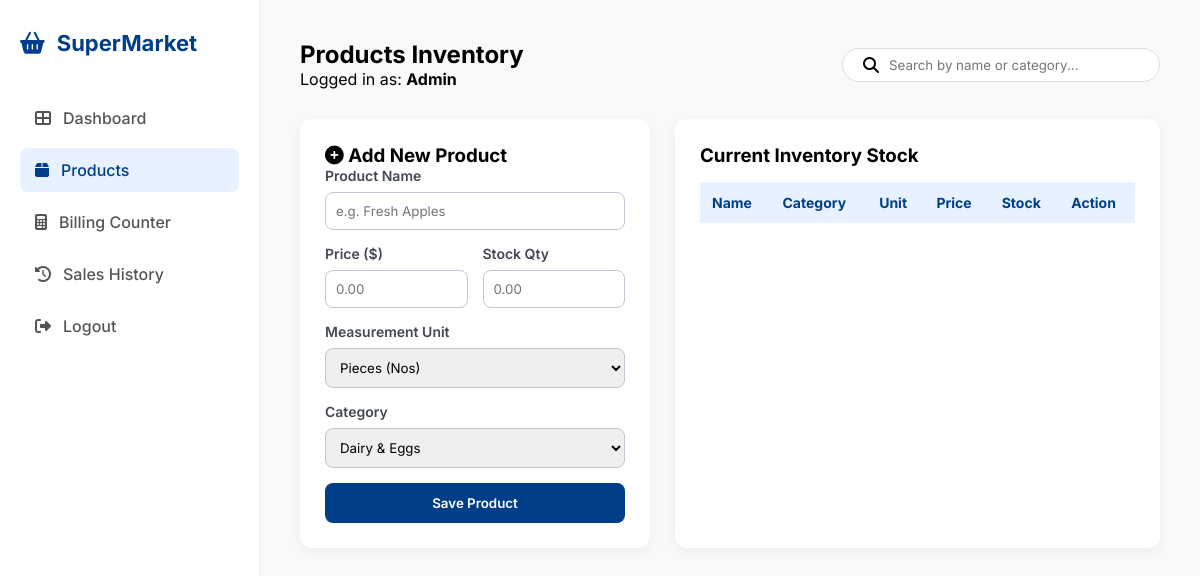
Before: /products (signed in) with the older database file.
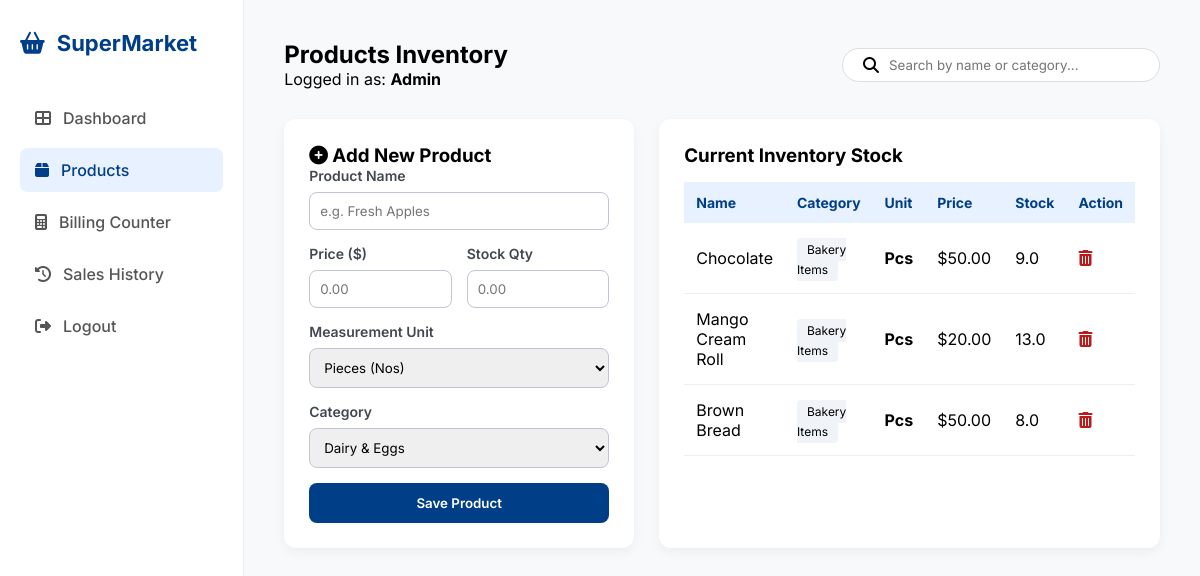
After: the same page with the newer database file.
### tables this page shows
CREATE TABLE products (
            id INTEGER PRIMARY KEY AUTOINCREMENT,
            name TEXT NOT NULL, 
            category TEXT NOT NULL,
            unit TEXT NOT NULL DEFAULT 'Pcs',
            price REAL NOT NULL, 
            stock REAL NOT NULL 
        );

### app.py (the view)
@app.route('/products')
def products():
    if 'user' not in session: return redirect(url_for('login'))
    conn = get_db_connection()
    db_products = conn.execute('SELECT * FROM products').fetchall()
    conn.close()
    return render_template('products.html', products=db_products)

### app.py (called while the page is built)
def get_db_connection():
    conn = sqlite3.connect('supermarket.db')
    conn.row_factory = sqlite3.Row
    return conn

### templates/products.html (shortened to what this page needs)
<!DOCTYPE html>
<html lang="en">
<head>
    <link rel="stylesheet" href="https://cdnjs.cloudflare.com/ajax/libs/font-awesome/6.4.0/css/all.min.css">
    <link rel="stylesheet" href="{{ url_for('static', filename='style.css') }}">
</head>
<body class="dashboard-page">
    <div class="dashboard-wrapper">
        <aside class="sidebar">
            <div class="sidebar-brand">
                <i class="fas fa-shopping-basket"></i>
                <span>SuperMarket</span>
            </div>
            <nav class="nav-links">
                {% if session['role'] == 'Admin' %}
                <a href="/dashboard" class="nav-item"><i class="fas fa-th-large"></i> Dashboard</a>
                {% endif %}
                <a href="/products" class="nav-item active"><i class="fas fa-box"></i> Products</a>
                <a href="/billing" class="nav-item"><i class="fas fa-calculator"></i> Billing Counter</a>
                {% if session['role'] == 'Admin' %}
                <a href="/history" class="nav-item"><i class="fas fa-history"></i> Sales History</a>
                {% endif %}
            </nav>
            <div class="sidebar-footer">
                <a href="/logout" class="nav-item"><i class="fas fa-sign-out-alt"></i> Logout</a>
            </div>
        </aside>
        <main class="main-content">
            <header class="top-header">
                <div class="header-info">
                    <h2>Products Inventory</h2>
                    <p>Logged in as: <strong>{{ session['role'] }}</strong></p>
                </div>
                <div class="search-container">
                    <i class="fas fa-search"></i>
                    <input type="text" id="productSearch" placeholder="Search by name or category..." onkeyup="filterProducts()">
                </div>
            </header>
            <div class="products-layout-grid">
                {% if session['role'] == 'Admin' %}
                <div class="data-card">
                    <h3><i class="fas fa-plus-circle"></i> Add New Product</h3>
                    <form class="entry-form" action="/add_product" method="POST">
                        <div class="form-field">
                            <label>Product Name</label>
                            <input type="text" name="name" placeholder="e.g. Fresh Apples" required>
                        </div>
                        <div class="form-row">
                            <div class="form-field">
                                <label>Price ($)</label>
                                <input type="number" name="price" step="0.01" placeholder="0.00" required>
                            </div>
                            <div class="form-field">
                                <label>Stock Qty</label>
                                <input type="number" name="stock" step="0.01" placeholder="0.00" required>
                            </div>
                        </div>
                        <div class="form-field">
                            <label>Measurement Unit</label>
                            <select name="unit">
                                <option value="Pcs">Pieces (Nos)</option>
                            </select>
                        </div>
                        <div class="form-field">
                            <label>Category</label>
                            <select name="category">
                                <option>Dairy & Eggs</option>
                            </select>
                        </div>
                        <button type="submit" class="btn-save-data">Save Product</button>
                    </form>
                </div>
                {% endif %}
                <div class="data-card">
                    <h3>Current Inventory Stock</h3>
                    <table class="inventory-display-table" id="productTable">
                        <thead>
                            <tr>
                                <th>Name</th>
                                <th>Category</th>
                                <th>Unit</th>
                                <th>Price</th>
                                <th>Stock</th>
                                {% if session['role'] == 'Admin' %}
                                <th>Action</th>
                                {% endif %}
                            </tr>
                        </thead>
                        <tbody>
                            {% for item in products %}
                            <tr>
                                <td style="text-transform: capitalize;">{{ item['name'] }}</td>
                                <td><span class="type-tag">{{ item['category'] }}</span></td>
                                <td><strong>{{ item['unit'] }}</strong></td>
                                <td>${{ "%.2f"|format(item['price']) }}</td>
                                <td class="{% if item['stock'] < 5 %}low-stock-alert{% endif %}">
                                    {{ item['stock'] }}
                                </td>
                                {% if session['role'] == 'Admin' %}
                                <td>
                                    <a href="/delete_product/{{ item['id'] }}"
                                       onclick="return confirm('Remove this product?')"
                                       style="color: #ba1a1a; text-decoration: none;">
                                        <i class="fas fa-trash-alt"></i>
                                    </a>
                                </td>
                                {% endif %}
                            </tr>
                            {% endfor %}
                        </tbody>
                    </table>
                </div>
            </div>
        </main>
    </div>
</body>
</html>

### static/style.css (style rules this page uses)
:root { --primary: #003f87; --bg: #fbf9f8; --white: #ffffff; --text: #1b1c1c; --text-muted: #64748b; --border: #e2e8f0; }
* { margin: 0; padding: 0; box-sizing: border-box; font-family: 'Inter', sans-serif; }
.dashboard-wrapper { display: flex; min-height: 100vh; background-color: #f8f9fa; }
.sidebar { width: 260px; background: white; border-right: 1px solid #eee; display: flex; flex-direction: column; padding: 30px 20px; }
.sidebar-brand { display: flex; align-items: center; gap: 12px; font-size: 22px; font-weight: 700; color: #003f87; margin-bottom: 40px; }
.nav-item { display: flex; align-items: center; gap: 12px; padding: 12px 15px; color: #555; text-decoration: none; margin-bottom: 8px; border-radius: 8px; font-weight: 500; }
.nav-item.active { background: #e7f1ff; color: #003f87; }
.main-content { flex: 1; padding: 40px; }
.top-header { display: flex; justify-content: space-between; align-items: center; margin-bottom: 30px; }
.products-layout-grid { display: grid; grid-template-columns: 350px 1fr; gap: 25px; margin-top: 25px; }
.data-card { background: #ffffff; padding: 25px; border-radius: 12px; box-shadow: 0 4px 12px rgba(0,0,0,0.05); }
.form-field { margin-bottom: 15px; }
.form-field label { display: block; font-size: 14px; font-weight: 600; margin-bottom: 8px; color: #424752; }
.form-field input, .form-field select { width: 100%; padding: 10px; border: 1px solid #c2c6d4; border-radius: 8px; outline: none; font-family: 'Inter', sans-serif; }
.form-row { display: flex; gap: 15px; }
.btn-save-data { width: 100%; background: #003f87; color: white; border: none; padding: 12px; border-radius: 8px; font-weight: 600; cursor: pointer; transition: 0.3s; }
.inventory-display-table { width: 100%; border-collapse: collapse; margin-top: 15px; }
.inventory-display-table th { background: #e7f1ff; padding: 12px; text-align: left; font-size: 14px; color: #003f87; }
.inventory-display-table td { padding: 15px 12px; border-bottom: 1px solid #f0eded; }
.type-tag { background: #f0f4f8; padding: 4px 10px; border-radius: 4px; font-size: 12px; }
.search-container { background: white; padding: 8px 20px; border-radius: 50px; display: flex; align-items: center; gap: 10px; border: 1px solid #ddd; width: fit-content; }
.search-container input { border: none; outline: none; width: 250px; }

Changed rows visible on the page:
added products: name "Chocolate", category "Bakery Items", unit "Pcs", price "50.00", stock "9.0"
added products: name "Mango Cream Roll", category "Bakery Items", unit "Pcs", price "20.00", stock "13.0"
added products: name "Brown Bread", category "Bakery Items", unit "Pcs", price "50.00", stock "8.0"
